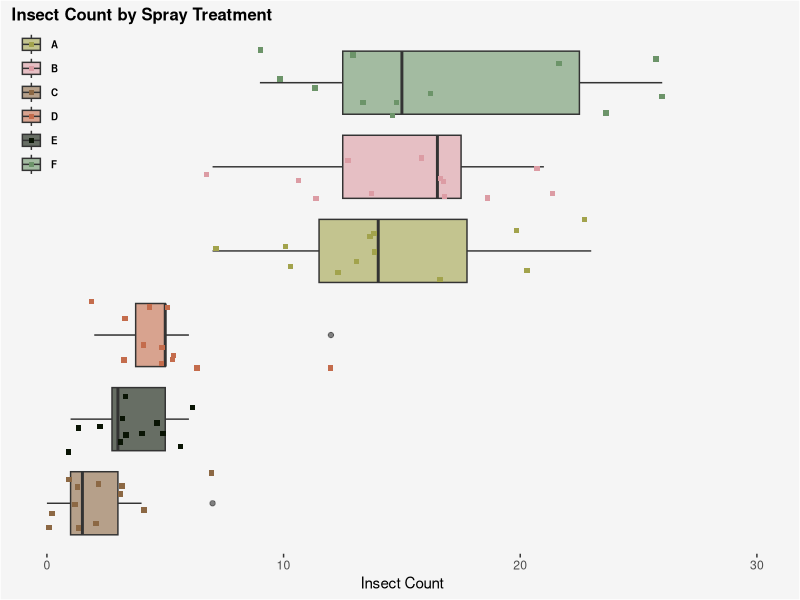

The R source for this figure:
## ---- chunk 1
library(ggplot2)
library(dplyr)
## ---- chunk 2
insects <- InsectSprays 

insects %>%
  group_by(spray) %>% 
  summarise(mean = mean(count), `std dev` = sd(count))
## ---- chunk 3
insects_plot_theme <- theme(axis.title.y = element_blank(), axis.text.y = element_blank(), 
                     panel.grid = element_blank(), axis.ticks.y = element_blank(), panel.background = element_blank(),
                     plot.title = element_text(size=12, face="bold", vjust=1, lineheight=1), 
                     legend.background = element_rect(fill="transparent"), plot.background = element_rect(fill = "#F5F5F5"),
                     legend.position = c(0.01, 1), legend.justification = c("left", "top"),
                     legend.box.just = "left", legend.margin = margin(0.1, 2, 0.1, 0.1),
                     legend.text = element_text(color = "black", size = 7, face = "bold"),
                     legend.title=element_blank())

plot_insects <- insects %>%
  mutate(spray = forcats::fct_reorder(spray, count, .fun='mean')) %>%
  ggplot(aes(x = spray, y = count, 
             fill = spray)) + 
  geom_boxplot(alpha = 0.6) +
  geom_jitter(aes(color = spray), size = 1.5, pch = 15) +
  coord_flip(ylim = c(0,30)) +
  scale_fill_manual(values=c("#a2a34c", "#dc9ca4", "#8c6844", "#c46c4c", 
                             "#091404", "#6c9469"),
                    breaks=c("A", "B", 
                             "C", "D", "E", "F")) +
  scale_color_manual(values=c("#a2a34c", "#dc9ca4", "#8c6844", "#c46c4c", 
                             "#091404", "#6c9469"),
                    breaks=c("A", "B", 
                             "C", "D", "E", "F")) +
  insects_plot_theme +
  ggtitle("Insect Count by Spray Treatment") +
  ylab("Insect Count")

## ---- chunk 4
plot_insects
